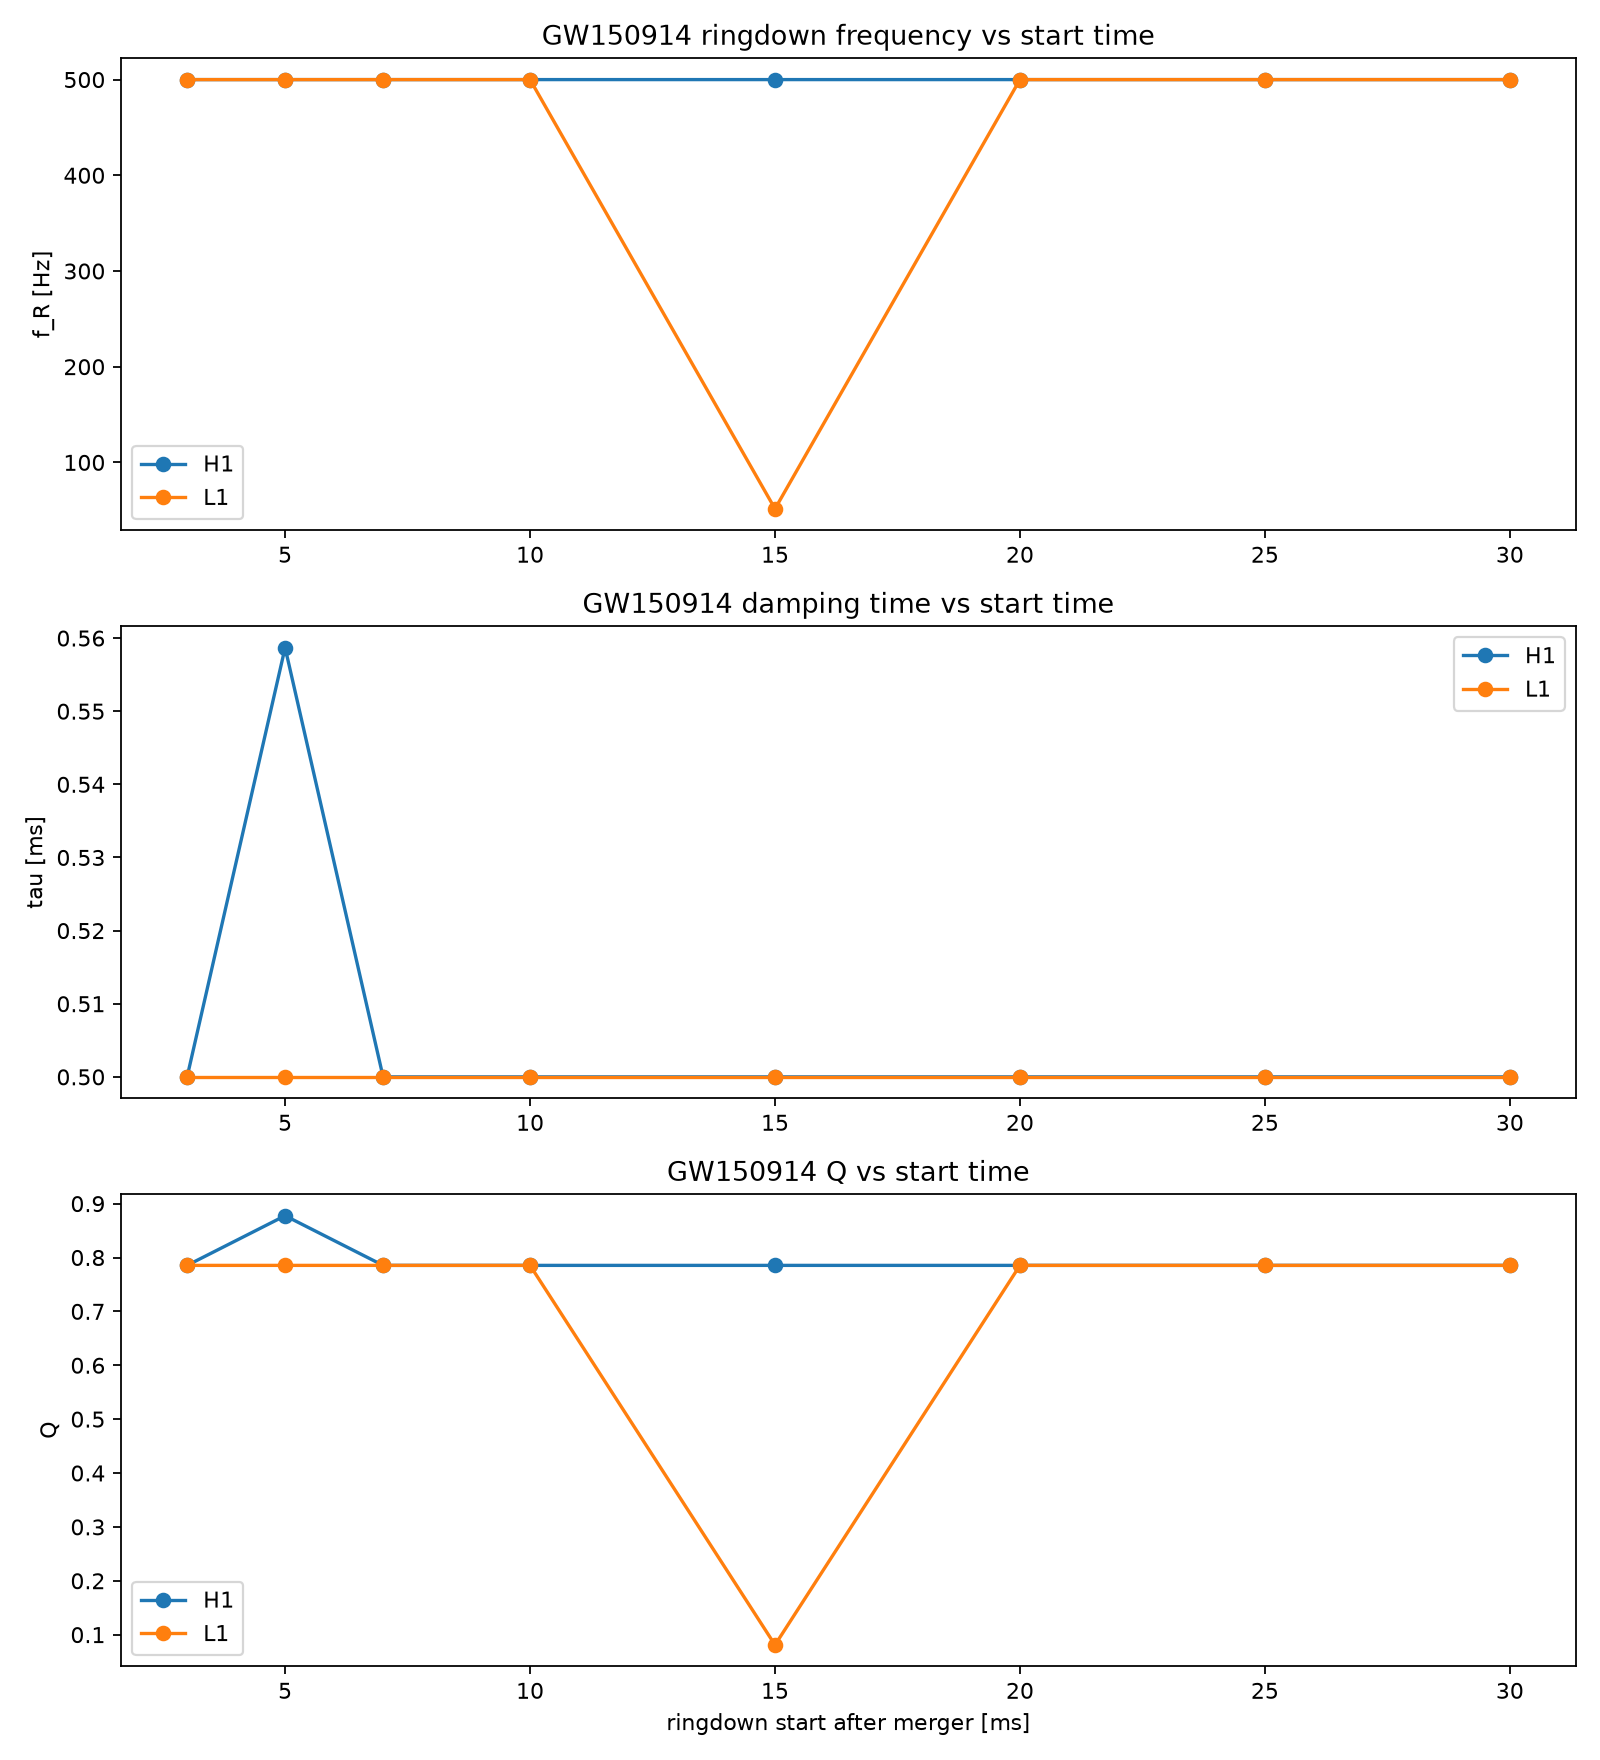

Reproduce this figure in Python.
"""
STAGE 6.3b
GW150914 REAL-DATA RINGDOWN STABILITY TEST

Purpose
-------
Determine whether a generic damped ringdown component extracted
from real GW150914 data is stable against the choice of
ringdown start time.

IMPORTANT
---------
This script does NOT fit the Lambda-model.
This script does NOT impose Kerr parameters.
This script does NOT force the data toward Root-B.

It is an observational control experiment.

Model
-----
    h(t) =
        A * exp(-t/tau)
        * cos(2*pi*f*t + phi)
        + offset

Measured quantities
------------------
    f_R
    tau
    Q = pi*f_R*tau
    RMS
    R^2

The tau lower bound is deliberately much lower than the previous
3 ms artificial boundary.
"""

import os
import csv
import h5py

import numpy as np
import matplotlib.pyplot as plt

from scipy import signal
from scipy.optimize import least_squares


# ============================================================
# CONFIGURATION
# ============================================================

EVENT_GPS = 1126259462.422

FS = 4096.0

DATA_DIR = "gw150914_data"

H1_FILE = os.path.join(
    DATA_DIR,
    "H-H1_LOSC_4_V1-1126259446-32.hdf5"
)

L1_FILE = os.path.join(
    DATA_DIR,
    "L-L1_LOSC_4_V1-1126259446-32.hdf5"
)


# ------------------------------------------------------------
# Ringdown start times
#
# milliseconds after merger / waveform peak
# ------------------------------------------------------------

START_MS = [
    3,
    5,
    7,
    10,
    15,
    20,
    25,
    30
]


# ------------------------------------------------------------
# Window lengths
#
# We keep a fixed 100 ms analysis window initially.
# Later we can repeat this with different durations.
# ------------------------------------------------------------

WINDOW_MS = 100


# ------------------------------------------------------------
# Bandpass
# ------------------------------------------------------------

LOW_FREQ = 20.0
HIGH_FREQ = 500.0


# ------------------------------------------------------------
# Fit bounds
#
# IMPORTANT:
# Previous run hit tau = 3 ms boundary.
#
# Here:
#     tau_min = 0.5 ms
#
# This is deliberately below the expected ~4 ms GW150914
# ringdown damping time.
# ------------------------------------------------------------

TAU_MIN = 0.0005
TAU_MAX = 0.100

F_MIN = 50.0
F_MAX = 500.0


# ============================================================
# LOAD GWOSC DATA
# ============================================================

def load_strain(filename):

    with h5py.File(filename, "r") as f:

        strain = np.array(
            f["strain/Strain"]
        )

        gps_start = float(
            f["meta/GPSstart"][()]
        )

        duration = float(
            f["meta/Duration"][()]
        )

    time = (
        gps_start
        + np.arange(len(strain)) / FS
    )

    return strain, time


# ============================================================
# PREPROCESS
# ============================================================

def preprocess(strain):

    x = np.asarray(
        strain,
        dtype=float
    )

    # Remove linear trend
    x = signal.detrend(x)

    # Bandpass
    sos = signal.butter(
        4,
        [LOW_FREQ, HIGH_FREQ],
        btype="bandpass",
        fs=FS,
        output="sos"
    )

    x = signal.sosfiltfilt(
        sos,
        x
    )

    # --------------------------------------------------------
    # Estimate PSD
    # --------------------------------------------------------

    freqs, psd = signal.welch(
        x,
        fs=FS,
        nperseg=min(
            int(4 * FS),
            len(x)
        ),
        scaling="density"
    )

    # --------------------------------------------------------
    # Whitening
    # --------------------------------------------------------

    fft_freqs = np.fft.rfftfreq(
        len(x),
        1.0 / FS
    )

    psd_interp = np.interp(
        fft_freqs,
        freqs,
        psd
    )

    psd_interp = np.maximum(
        psd_interp,
        np.max(psd_interp) * 1e-20
    )

    X = np.fft.rfft(x)

    white = (
        X
        / np.sqrt(psd_interp)
    )

    y = np.fft.irfft(
        white,
        n=len(x)
    )

    # Normalize
    std = np.std(y)

    if std > 0:
        y /= std

    return y


# ============================================================
# RINGDOWN MODEL
# ============================================================

def ringdown_model(
    t,
    A,
    tau,
    f,
    phi,
    offset
):

    return (
        A
        * np.exp(-t / tau)
        * np.cos(
            2.0 * np.pi * f * t
            + phi
        )
        + offset
    )


# ============================================================
# FIT
# ============================================================

def fit_ringdown(t, y):

    # --------------------------------------------------------
    # Initial frequency estimate
    #
    # FFT peak gives a more useful starting point than
    # simply assuming 250 Hz.
    # --------------------------------------------------------

    freqs = np.fft.rfftfreq(
        len(y),
        1.0 / FS
    )

    spectrum = np.abs(
        np.fft.rfft(y)
    )

    band = (
        (freqs >= F_MIN)
        &
        (freqs <= F_MAX)
    )

    if np.any(band):

        f0 = freqs[band][
            np.argmax(
                spectrum[band]
            )
        ]

    else:

        f0 = 250.0


    # --------------------------------------------------------
    # Initial parameters
    # --------------------------------------------------------

    A0 = np.max(
        np.abs(y)
    )

    tau0 = 0.004

    phi0 = 0.0

    offset0 = np.mean(y)

    p0 = [
        A0,
        tau0,
        f0,
        phi0,
        offset0
    ]


    # --------------------------------------------------------
    # Bounds
    # --------------------------------------------------------

    lower = [
        -10.0,
        TAU_MIN,
        F_MIN,
        -2.0 * np.pi,
        -10.0
    ]

    upper = [
        10.0,
        TAU_MAX,
        F_MAX,
        2.0 * np.pi,
        10.0
    ]


    # --------------------------------------------------------
    # Residual
    # --------------------------------------------------------

    def residuals(p):

        return (
            ringdown_model(
                t,
                *p
            )
            - y
        )


    # --------------------------------------------------------
    # Fit
    # --------------------------------------------------------

    result = least_squares(
        residuals,
        p0,
        bounds=(
            lower,
            upper
        ),
        max_nfev=30000
    )


    A, tau, f, phi, offset = (
        result.x
    )


    # --------------------------------------------------------
    # Statistics
    # --------------------------------------------------------

    fitted = ringdown_model(
        t,
        *result.x
    )

    residual = (
        fitted - y
    )

    rms = np.sqrt(
        np.mean(
            residual ** 2
        )
    )

    ss_res = np.sum(
        residual ** 2
    )

    ss_tot = np.sum(
        (y - np.mean(y)) ** 2
    )

    if ss_tot > 0:

        r2 = (
            1.0
            - ss_res / ss_tot
        )

    else:

        r2 = np.nan


    Q = (
        np.pi
        * f
        * tau
    )


    # --------------------------------------------------------
    # Check whether tau is hitting boundary
    # --------------------------------------------------------

    tau_at_lower = (
        abs(tau - TAU_MIN)
        / TAU_MIN
        < 1e-6
    )

    tau_at_upper = (
        abs(tau - TAU_MAX)
        / TAU_MAX
        < 1e-6
    )


    return {

        "A": A,

        "tau": tau,

        "f_R": f,

        "phi": phi,

        "offset": offset,

        "Q": Q,

        "rms": rms,

        "R2": r2,

        "success": bool(
            result.success
        ),

        "cost": result.cost,

        "tau_at_lower": tau_at_lower,

        "tau_at_upper": tau_at_upper,

        "nfev": result.nfev
    }


# ============================================================
# EXTRACT WINDOW
# ============================================================

def extract_window(
    strain,
    time,
    event_gps,
    start_ms,
    window_ms
):

    t0 = (
        event_gps
        + start_ms / 1000.0
    )

    t1 = (
        t0
        + window_ms / 1000.0
    )

    mask = (
        (time >= t0)
        &
        (time <= t1)
    )

    tw = (
        time[mask]
        - t0
    )

    yw = strain[mask]

    return tw, yw


# ============================================================
# ANALYZE DETECTOR
# ============================================================

def analyze_detector(
    detector,
    strain,
    time
):

    print()
    print("=" * 70)
    print(
        f"{detector} RINGDOWN START-TIME SWEEP"
    )
    print("=" * 70)

    results = []

    for start_ms in START_MS:

        print()
        print(
            f"{detector} "
            f"start = {start_ms} ms"
        )

        t, y = extract_window(
            strain,
            time,
            EVENT_GPS,
            start_ms,
            WINDOW_MS
        )

        result = fit_ringdown(
            t,
            y
        )

        result["detector"] = detector
        result["start_ms"] = start_ms

        results.append(result)

        print(
            f"  success        : "
            f"{result['success']}"
        )

        print(
            f"  f_R            : "
            f"{result['f_R']:.6f} Hz"
        )

        print(
            f"  tau            : "
            f"{result['tau']:.8f} s"
        )

        print(
            f"  Q              : "
            f"{result['Q']:.6f}"
        )

        print(
            f"  R2             : "
            f"{result['R2']:.6f}"
        )

        print(
            f"  RMS            : "
            f"{result['rms']:.6e}"
        )

        print(
            f"  tau lower hit  : "
            f"{result['tau_at_lower']}"
        )

        print(
            f"  tau upper hit  : "
            f"{result['tau_at_upper']}"
        )

    return results


# ============================================================
# SAVE CSV
# ============================================================

def save_results(results):

    filename = (
        "stage6_3b_gw150914_ringdown_stability.csv"
    )

    fieldnames = [
        "detector",
        "start_ms",
        "f_R",
        "tau",
        "Q",
        "R2",
        "rms",
        "success",
        "tau_at_lower",
        "tau_at_upper",
        "nfev"
    ]

    with open(
        filename,
        "w",
        newline=""
    ) as f:

        writer = csv.DictWriter(
            f,
            fieldnames=fieldnames
        )

        writer.writeheader()

        for r in results:

            writer.writerow({
                key: r[key]
                for key in fieldnames
            })

    print()
    print(
        "Saved:",
        filename
    )


# ============================================================
# PLOT
# ============================================================

def plot_results(results):

    detectors = [
        "H1",
        "L1"
    ]

    fig, axes = plt.subplots(
        3,
        1,
        figsize=(10, 11)
    )


    # --------------------------------------------------------
    # f_R
    # --------------------------------------------------------

    for detector in detectors:

        r = [
            x
            for x in results
            if x["detector"] == detector
        ]

        x = [
            z["start_ms"]
            for z in r
        ]

        y = [
            z["f_R"]
            for z in r
        ]

        axes[0].plot(
            x,
            y,
            marker="o",
            label=detector
        )

    axes[0].set_ylabel(
        "f_R [Hz]"
    )

    axes[0].set_title(
        "GW150914 ringdown frequency "
        "vs start time"
    )

    axes[0].legend()


    # --------------------------------------------------------
    # tau
    # --------------------------------------------------------

    for detector in detectors:

        r = [
            x
            for x in results
            if x["detector"] == detector
        ]

        x = [
            z["start_ms"]
            for z in r
        ]

        y = [
            1000.0 * z["tau"]
            for z in r
        ]

        axes[1].plot(
            x,
            y,
            marker="o",
            label=detector
        )

    axes[1].set_ylabel(
        "tau [ms]"
    )

    axes[1].set_title(
        "GW150914 damping time "
        "vs start time"
    )

    axes[1].legend()


    # --------------------------------------------------------
    # Q
    # --------------------------------------------------------

    for detector in detectors:

        r = [
            x
            for x in results
            if x["detector"] == detector
        ]

        x = [
            z["start_ms"]
            for z in r
        ]

        y = [
            z["Q"]
            for z in r
        ]

        axes[2].plot(
            x,
            y,
            marker="o",
            label=detector
        )

    axes[2].set_xlabel(
        "ringdown start after merger [ms]"
    )

    axes[2].set_ylabel(
        "Q"
    )

    axes[2].set_title(
        "GW150914 Q vs start time"
    )

    axes[2].legend()


    plt.tight_layout()

    output = (
        "stage6_3b_gw150914_ringdown_stability.png"
    )

    plt.savefig(
        output,
        dpi=160
    )

    plt.close()

    print(
        "Saved:",
        output
    )


# ============================================================
# SUMMARY
# ============================================================

def summary(results):

    print()
    print("=" * 70)
    print(
        "STAGE 6.3b -- SUMMARY"
    )
    print("=" * 70)

    for detector in [
        "H1",
        "L1"
    ]:

        r = [
            x
            for x in results
            if x["detector"] == detector
        ]

        valid = [
            x
            for x in r
            if x["success"]
        ]

        print()
        print(
            detector,
            "valid fits:",
            len(valid),
            "/",
            len(r)
        )

        if not valid:
            continue

        f = np.array([
            x["f_R"]
            for x in valid
        ])

        tau = np.array([
            x["tau"]
            for x in valid
        ])

        Q = np.array([
            x["Q"]
            for x in valid
        ])

        print(
            f"f_R range: "
            f"{np.min(f):.3f} -- "
            f"{np.max(f):.3f} Hz"
        )

        print(
            f"tau range: "
            f"{1000*np.min(tau):.3f} -- "
            f"{1000*np.max(tau):.3f} ms"
        )

        print(
            f"Q range: "
            f"{np.min(Q):.3f} -- "
            f"{np.max(Q):.3f}"
        )

        boundary_hits = sum(
            x["tau_at_lower"]
            for x in valid
        )

        print(
            "tau lower-bound hits:",
            boundary_hits
        )

    print()
    print(
        "IMPORTANT:"
    )

    print(
        "A stable result is NOT defined by "
        "one successful fit."
    )

    print(
        "We require stability across "
        "multiple ringdown start times "
        "and consistency between H1 and L1."
    )

    print(
        "No Lambda-model interpretation "
        "is performed in this stage."
    )


# ============================================================
# MAIN
# ============================================================

def main():

    print("=" * 70)
    print(
        "STAGE 6.3b -- "
        "GW150914 REAL-DATA RINGDOWN STABILITY"
    )
    print("=" * 70)

    print()
    print(
        "This is a generic observational test."
    )

    print(
        "No Lambda-model fitting."
    )

    print(
        "No Kerr parameters imposed."
    )

    print(
        "No event-calibrated Lambda mapping."
    )

    print()

    # --------------------------------------------------------
    # Check files
    # --------------------------------------------------------

    if not os.path.exists(H1_FILE):

        raise FileNotFoundError(
            f"Missing H1 file: {H1_FILE}"
        )

    if not os.path.exists(L1_FILE):

        raise FileNotFoundError(
            f"Missing L1 file: {L1_FILE}"
        )


    # --------------------------------------------------------
    # Load
    # --------------------------------------------------------

    print(
        "Loading H1..."
    )

    h1, t1 = load_strain(
        H1_FILE
    )

    print(
        "Loading L1..."
    )

    l1, t2 = load_strain(
        L1_FILE
    )


    # --------------------------------------------------------
    # Preprocess
    # --------------------------------------------------------

    print()
    print(
        "Preprocessing H1..."
    )

    h1p = preprocess(
        h1
    )

    print(
        "Preprocessing L1..."
    )

    l1p = preprocess(
        l1
    )


    # --------------------------------------------------------
    # Analyze
    # --------------------------------------------------------

    h1_results = analyze_detector(
        "H1",
        h1p,
        t1
    )

    l1_results = analyze_detector(
        "L1",
        l1p,
        t2
    )


    results = (
        h1_results
        + l1_results
    )


    # --------------------------------------------------------
    # Save
    # --------------------------------------------------------

    save_results(
        results
    )


    # --------------------------------------------------------
    # Plot
    # --------------------------------------------------------

    plot_results(
        results
    )


    # --------------------------------------------------------
    # Summary
    # --------------------------------------------------------

    summary(
        results
    )


if __name__ == "__main__":
    main()
